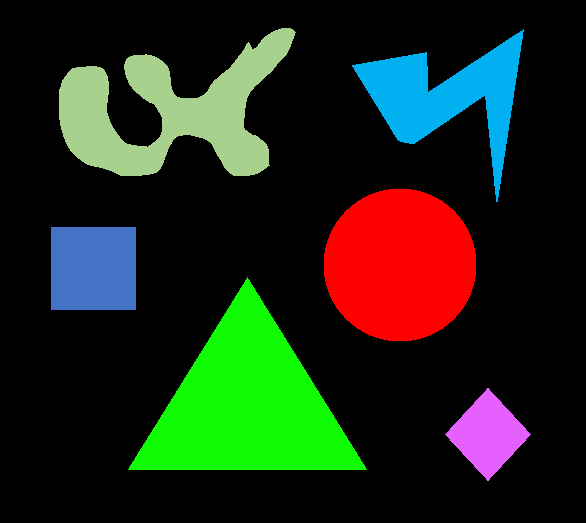
#> input picture Chapter 3/images/figuras.png, 586 x 523 px
$ jupyter execute --allow-errors 3_2_3_Image_segmentation.ipynb
#> lines starting #> are read from the running program, lines starting #| are printed output that depends on the picture; after the words box and inside, x2 and y2 are one past the last pixel; in counts of white or black regions, pixels touching at a corner belong together
### SEGMENTACIÓN MEDIANTE THRESHOLDING

[cell 1]
import matplotlib.pyplot as plt
import cv2

# Read an image
img = cv2.imread('images/figuras.png')
#> img is the input picture: shape (523, 586, 3); mean B, G, R 23.7, 39.8, 30
img_rgb = cv2.cvtColor(img, cv2.COLOR_BGR2RGB)
plt.imshow(img_rgb, cmap='gray')
plt.title('Imagen original')
plt.show()

[cell 2]
# Convertimos la imagen a escala de grises
import numpy as np
gray_img = cv2.cvtColor(img, cv2.COLOR_BGR2GRAY)
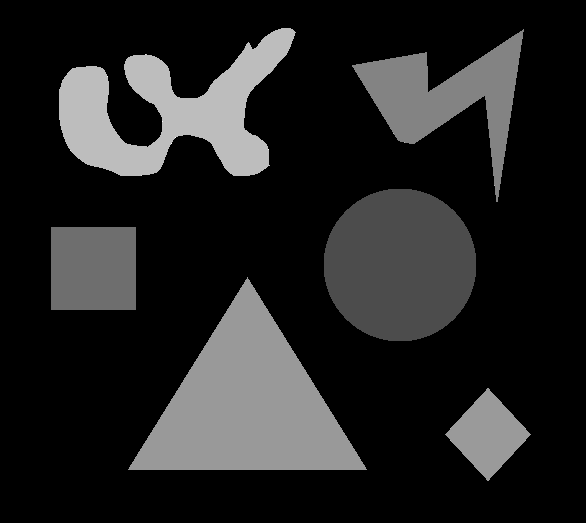
#> gray_img: shape (523, 586); min 0, max 255, mean 35
#gray_img = cv2.imread('figuras.png', 0) # Una forma de leer la imagen directamente en escala de grises

plt.imshow(gray_img, cmap='gray')
plt.title('Imagen de grises')
plt.show()

[cell 3]
# Calculamos el histograma
hist = cv2.calcHist([gray_img], [0], None, [260], [0, 260]) # [0] son los canales, None la máscara
#> hist = 260 values, max 227461 at index 0, min 0 at index 1, mean 1178.8

plt.plot(hist)
plt.grid()
plt.title('Histograma')
plt.show()
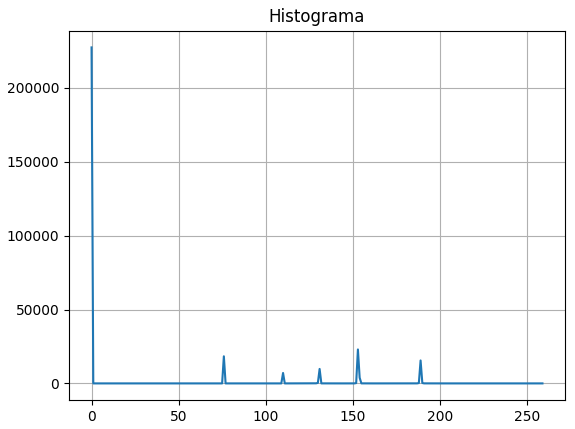
#> figure drawn by matplotlib, 1 panel; curve peaks at x = 0, y = 227461

# Otra forma de mostrar el histograma (solo visualización)
# plt.hist(gray_img.ravel(), bins=50)
# plt.grid(True)
# plt.show()

[cell 4]
# Fijamos el umbral en base al histograma anterior
t = 50

# Extreaemos la máscara binaria
maxim = 255
_, mask = cv2.threshold(gray_img, t, maxim, cv2.THRESH_BINARY)
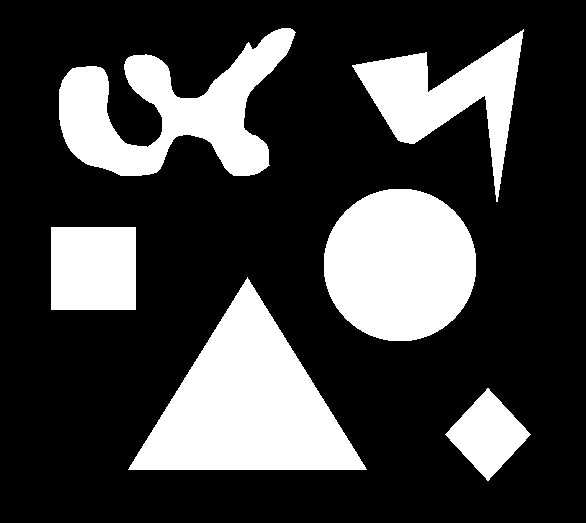
#> mask: shape (523, 586); 25.8% white; 6 white regions, box (x1, y1, x2, y2) and area: (128, 277, 367, 470) 23119, (324, 189, 476, 341) 18344, (59, 28, 296, 176) 16198, (352, 29, 524, 202) 10282, (51, 227, 136, 310) 7055, (445, 388, 531, 481) 4018

# Otra formas de extraer la máscara
# mask = gray_img.copy()
# mask = mask>t

# Visualizamos para corroborar
plt.imshow(mask, cmap='gray')
plt.title('Máscara t=' + str(t))
plt.show()

print(np.unique(mask)) # Atent@s a los formatos (bool, uint8, etc.)
#| [  0 255]

[cell 5]
# Fijamos el umbral con el método de OTSU
t, mask = cv2.threshold(gray_img,0,1,cv2.THRESH_OTSU) # 0 es por defecto y 1 es el valor máximo de la máscara
#> t = 29
print(np.unique(mask))
#| [0 1]

# Visualizamos para corroborar que se obtiene el mismo resultado
plt.imshow(mask, cmap='gray')
plt.title('Máscara Otsu t=' + str(t))
plt.show()

### SEGMENTACIÓN MEDIANTE CONVERSIONES DE COLOR

[cell 6]
# Imaginamos que queremos segmentar únicamente el círculo
img = cv2.imread('images/figuras.png')
img_rgb = cv2.cvtColor(img, cv2.COLOR_BGR2RGB)

plt.imshow(img_rgb, cmap='gray')
plt.title('Imagen original')
plt.show()

[cell 7]
# Obtenemos el canal rojo
R = img[:,:,2]
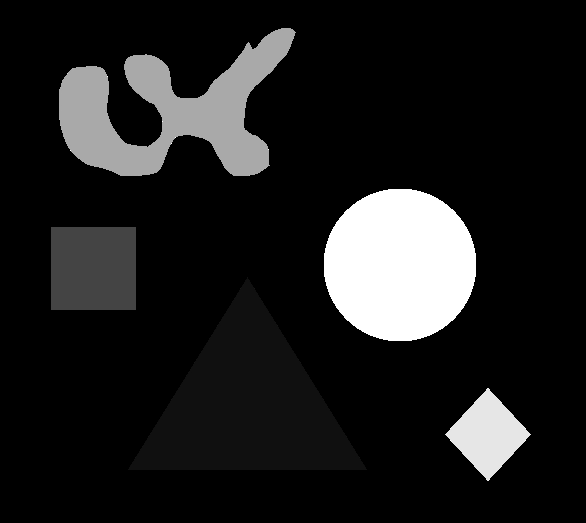
#> R: shape (523, 586); min 0, max 255, mean 30

plt.imshow(R, cmap='gray')
plt.title('Canal rojo')
plt.show()

[cell 8]
# Observamos el histograma
plt.hist(R.ravel(), bins=50)
plt.grid(True)
plt.show()
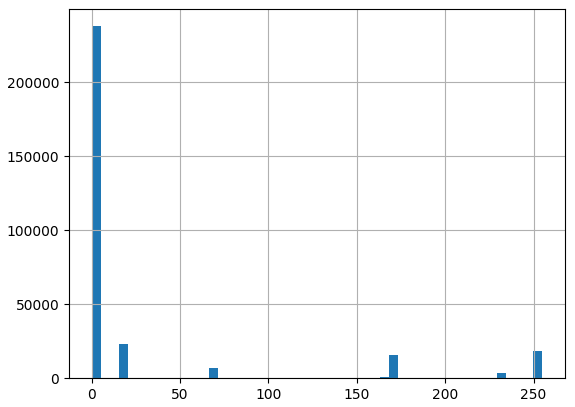
#> figure drawn by matplotlib, 1 panel; tallest bar 237761 high, from x = 0 to 5.1
print(np.max(R))
#| 255

[cell 9]
# Fijamos el umbral y extraemos la máscara
t=np.max(R)
#> t = 255
mask = R.copy()
mask[mask<t] = 0
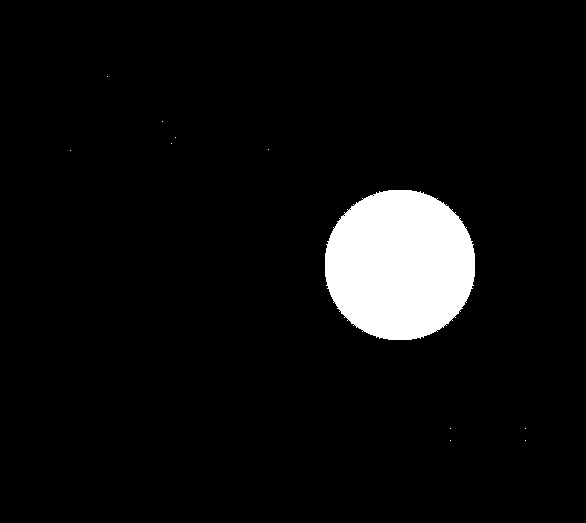
#> mask: shape (523, 586); 5.9% white; 11 white regions (10 under 20 px), largest, box (x1, y1, x2, y2) and area: (325, 190, 475, 340) 17931

plt.imshow(mask, cmap='gray')
plt.title('ROI segmentada')
plt.show()

#> (a cell that did not finish here is left out)

### SEGMENTACIÓN SEMÁNTICA CON DETECCIÓN DE BORDES

[cell 11]
# SEGMENTACIÓN SEMÁNTICA CON DETECCIÓN DE BORDES
img = cv2.imread('images/figuras.png')
img_rgb = cv2.cvtColor(img, cv2.COLOR_BGR2RGB)

plt.imshow(img_rgb)
plt.title('Imagen original')
plt.show()

[cell 12]
# Aplicamos un filtro gaussiano para emborronar las altas frecuencias
img_gaus = cv2.GaussianBlur(img_rgb, (5,5), 0) # (5x5) es el tamaño del filtro y 0 es la desviación estándar
plt.imshow(img_gaus, cmap='gray')
plt.show()

[cell 13]
# Detección de bordes de Canny
canny = cv2.Canny(img_gaus, 255/3, 255) # minValue and maxValue. Canny recomienda que minValue sea 3 veces mayor que maxValue
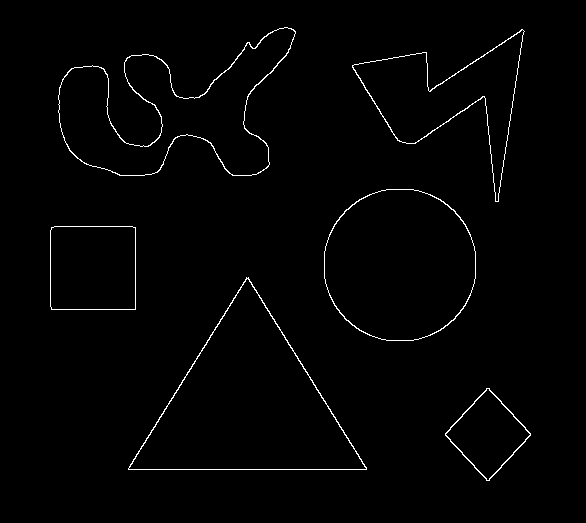
#> canny: shape (523, 586); 1.3% white in thin lines or dots, all inside (x1, y1, x2, y2) = (50, 27, 531, 481)
kernel = np.ones((2,2), 'uint8')
#canny = cv2.dilate(canny, kernel, iterations=2)
#canny = cv2.erode(canny, kernel, iterations=2)

plt.imshow(canny, cmap='gray')
plt.show()

[cell 14]
# Rellenar objetos (solo rellena si no están en contacto con el límite de la imagen)
from scipy.ndimage.morphology import binary_fill_holes as bfh
bordes = canny.copy()
filled_bordes = bfh(bordes)
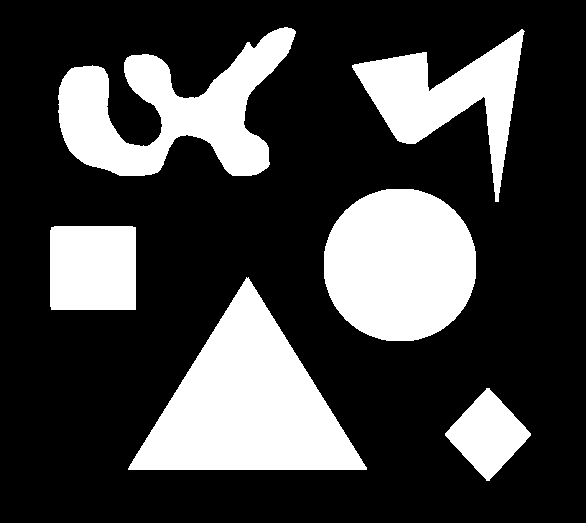
#> filled_bordes: shape (523, 586) bool; 26.3% white; 6 white regions, box (x1, y1, x2, y2) and area: (128, 277, 367, 470) 23409, (324, 189, 476, 341) 18540, (58, 27, 296, 176) 16716, (352, 29, 525, 202) 10664, (50, 226, 136, 310) 7211, (445, 388, 531, 481) 4186

plt.imshow(filled_bordes.astype('uint8'), cmap='gray')
plt.title('cleaned lumen mask')
plt.show()

### SEGMENTACIÓN POR CRECIMIENTO DE REGIONES (region growing)

[cell 15]
# Cargar imagen
from skimage import io
import cv2
import numpy as np
import matplotlib.pyplot as plt
img = cv2.imread('images/estrellas.png', 0)
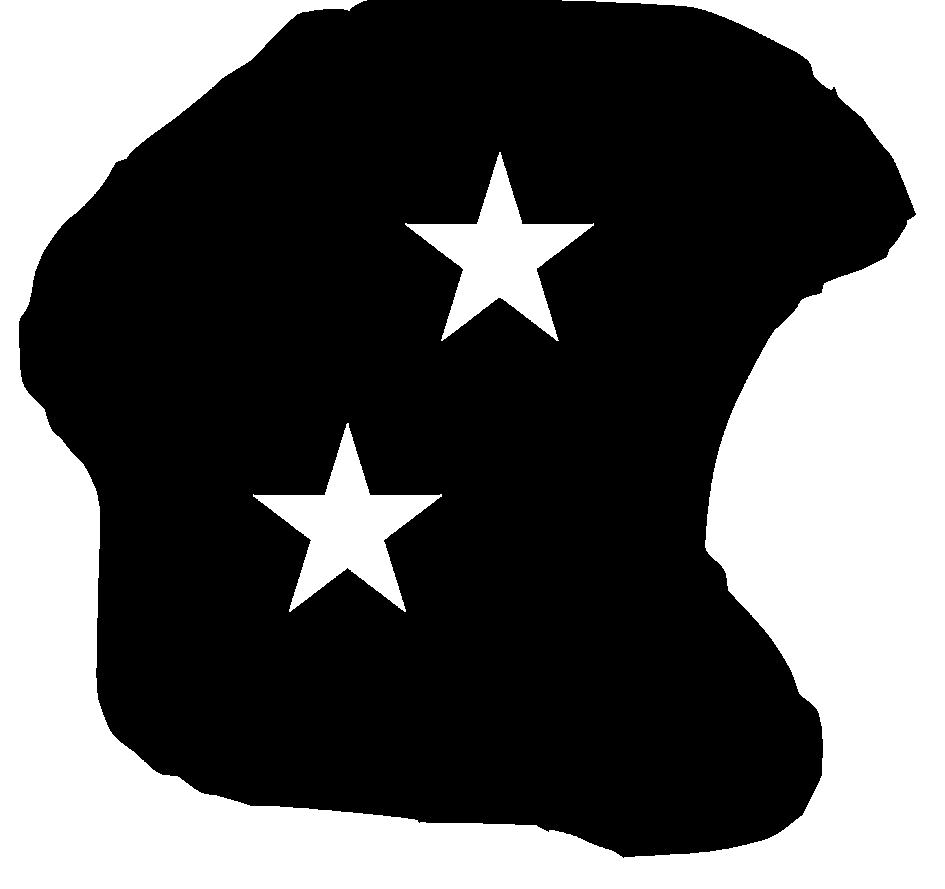
#> input picture Chapter 3/images/estrellas.png, 945 x 889 px
#> img: shape (889, 945); 36% white; 3 white regions, box (x1, y1, x2, y2) and area: (0, 0, 945, 889) 278564, (253, 423, 442, 612) 12058, (405, 152, 594, 341) 12044

plt.imshow(img, cmap='gray')
plt.show()

[cell 16]
# Crear una copia de la imagen
mask = img.copy()

# Definir una imagen negra de referencia
h, w = img.shape
#> h = 889; w = 945
ref = np.zeros((h+2, w+2), np.uint8)

# Fijar la semilla. En este caso en la esquina superior izquierda (posición 0,0) para rellenar a partir de ahí
cv2.floodFill(mask, ref, (0,0), 0); # Como nos interesa rellenar de negro, utilizamos el 0 en la última posición
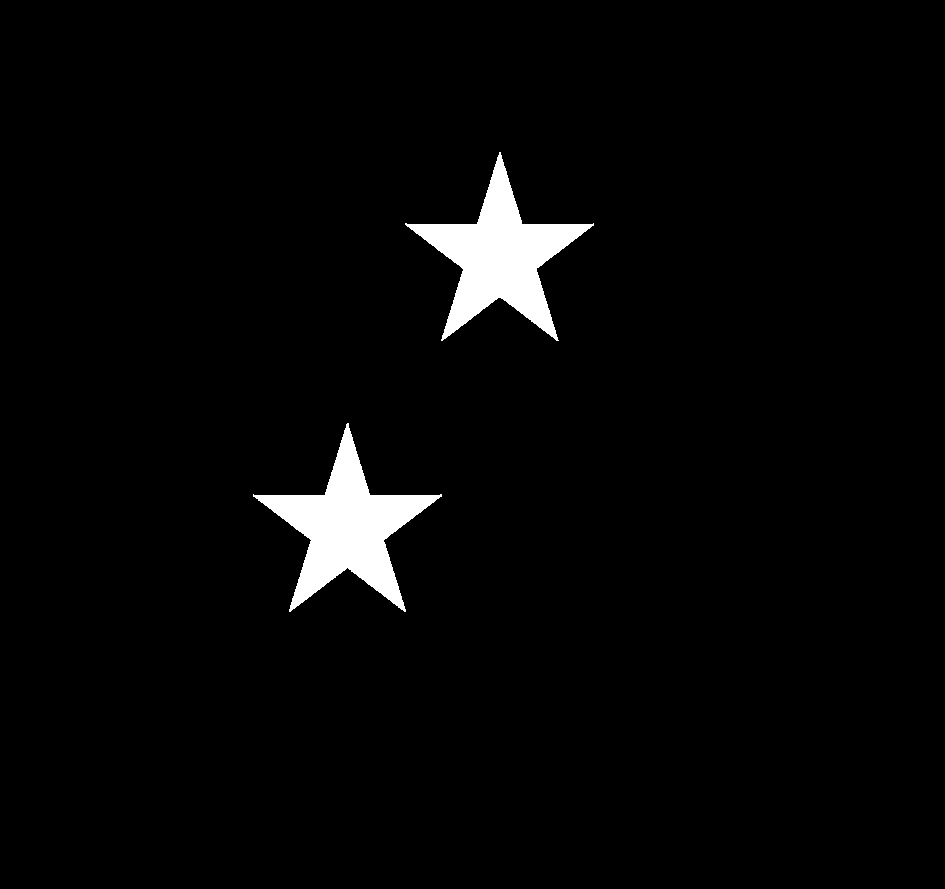
#> mask: shape (889, 945); 2.9% white; 2 white regions, box (x1, y1, x2, y2) and area: (253, 423, 442, 612) 12058, (405, 152, 594, 341) 12044

fig, ax = plt.subplots(1,2)
ax[0].imshow(img, cmap='gray'), ax[0].set_title('original')
ax[1].imshow(mask, cmap='gray'), ax[1].set_title('máscara')
plt.show()
